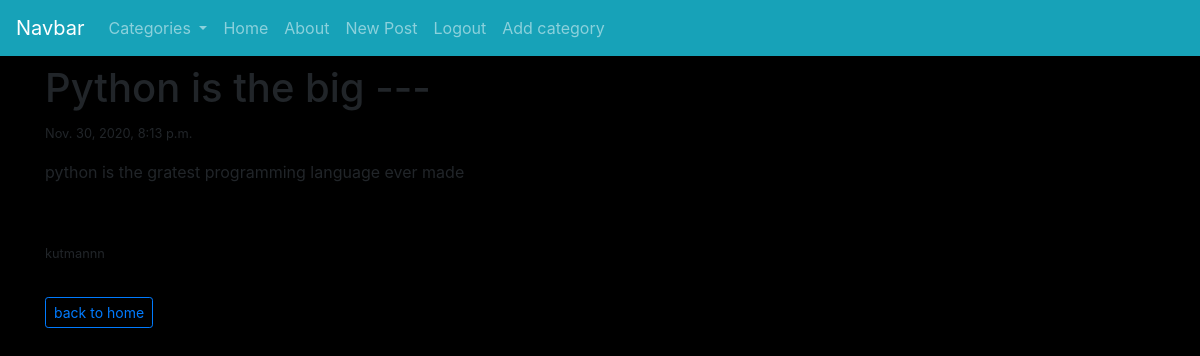
The page /category/entertainment/ (signed in) on the database its author committed.
### blog/models.py (models this page shows, shortened)
class Post(models.Model):
	title = models.CharField(max_length=200)
	content = RichTextField(blank=True, null=True)
	posted = models.DateTimeField(default = timezone.now)
	author = models.ForeignKey(User, on_delete=models.CASCADE)
	category = models.CharField(max_length = 200, default = 'uncotegorized')
	likes = models.ManyToManyField(User, related_name='like_post')

### blog/views.py (the view)
def CategoryView(request,cats):
	category_values = Post.objects.filter(category=cats.replace('-',' '))
	cat_menu = Category.objects.all()
	context = {'cats':cats,'category_values':category_values,'cat_menu':cat_menu}
	return render(request, 'blog/category.html',context)

### blog/models.py (called while the page is built)
	def __str__(self):
		return self.name

### blog/templates/blog/category.html (shortened to what this page needs)
{% extends 'blog/base.html' %}
	{% block content %}
		{% if category_values %}
			{% for post in category_values %}
				<h1>
					{{post.title}} ---
				</h1>
				<small>{{post.posted}}</small><br>
				<p class="d-flex">{{post.content|safe}}<br></p>
				<small>{{post.author.username}}</small><br>
				<hr>
			{% endfor %}
		{% else %}
			<div class="alert alert-warning">
				sorry no category
			</div>
		{% endif %}
	<a href="{% url 'home' %}" class="btn btn-sm btn-outline-primary">back to home</a>
	{% endblock %}

### blog/static/blog/css/main.css (style rules this page uses)
body { background: black; }

### rows shown on the page
Post: title "Python is the big", posted "Nov. 30, 2020, 8:13 p.m.", content "python is the gratest programming language ever made", author.username "kutmannn"
